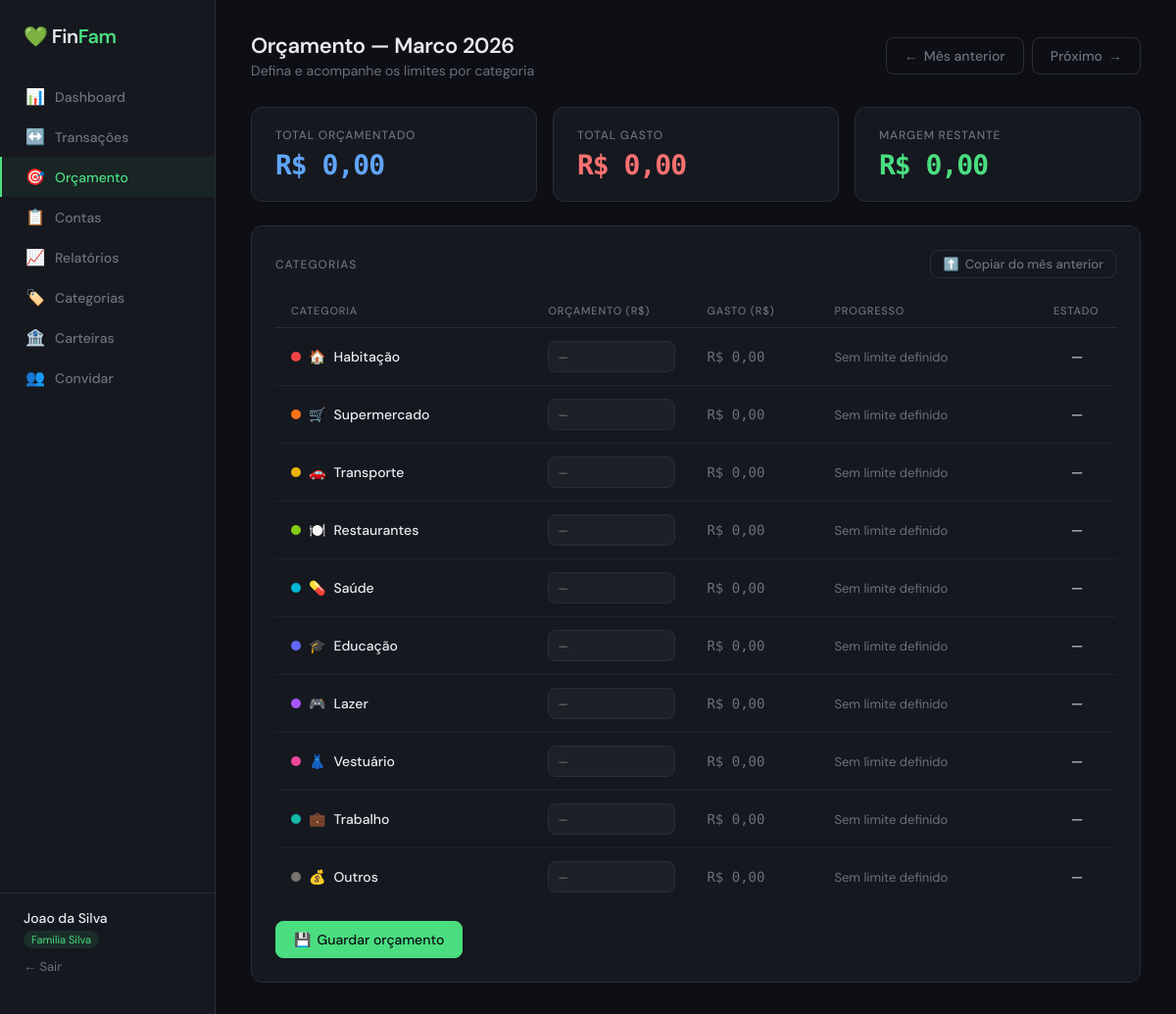
The page /budget (signed in) on the database its author committed.
### app/models.py (models this page shows, shortened)
class User(UserMixin, db.Model):
    __tablename__ = 'users'
    id = db.Column(db.Integer, primary_key=True)
    name = db.Column(db.String(100), nullable=False)
    email = db.Column(db.String(150), unique=True, nullable=False)
    password_hash = db.Column(db.String(256), nullable=False)
    role = db.Column(db.String(10), default='member')  # 'admin' or 'member'
    family_id = db.Column(db.Integer, db.ForeignKey('families.id'), nullable=True)
    created_at = db.Column(db.DateTime, default=datetime.utcnow)
    family = db.relationship('Family', back_populates='members')
    transactions = db.relationship('Transaction', back_populates='user')
    bills = db.relationship('Bill', back_populates='user')
    @property
    def is_admin(self):
        return self.role == 'admin'

class Family(db.Model):
    __tablename__ = 'families'
    id = db.Column(db.Integer, primary_key=True)
    name = db.Column(db.String(100), nullable=False)
    invite_token = db.Column(db.String(64), unique=True, default=lambda: secrets.token_urlsafe(32))
    created_at = db.Column(db.DateTime, default=datetime.utcnow)
    members = db.relationship('User', back_populates='family')
    categories = db.relationship('Category', back_populates='family')
    transactions = db.relationship('Transaction', back_populates='family')
    budgets = db.relationship('Budget', back_populates='family')
    bills = db.relationship('Bill', back_populates='family')
    bank_accounts = db.relationship('BankAccount', back_populates='family')

class Category(db.Model):
    __tablename__ = 'categories'
    id = db.Column(db.Integer, primary_key=True)
    name = db.Column(db.String(80), nullable=False)
    icon = db.Column(db.String(10), default='💰')
    color = db.Column(db.String(7), default='#6366f1')
    family_id = db.Column(db.Integer, db.ForeignKey('families.id'), nullable=False)
    family = db.relationship('Family', back_populates='categories')
    transactions = db.relationship('Transaction', back_populates='category')
    budgets = db.relationship('Budget', back_populates='category')

### app/routes/budget_bills_reports.py (the view)
@budget_bp.route('/budget')
@login_required
def index():
    today = date.today()
    month = request.args.get('month', today.month, type=int)
    year  = request.args.get('year',  today.year,  type=int)
    family_id = current_user.family_id
    categories = Category.query.filter_by(family_id=family_id).all()
    budgets    = {b.category_id: b for b in Budget.query.filter_by(
                    family_id=family_id, month=month, year=year).all()}
    spent_map  = _get_spent_map(family_id, month, year)
    total_budgeted = sum(b.amount for b in budgets.values())
    total_spent    = sum(spent_map.get(c.id, 0) for c in categories)
    alerts = [c for c in categories
              if c.id in budgets and spent_map.get(c.id, 0) > budgets[c.id].amount]
    pm, py = _prev_month(month, year)
    nm, ny = _next_month(month, year)
    return render_template('budget/index.html',
        categories=categories, budgets=budgets, spent_map=spent_map,
        month=month, year=year, month_name=MONTH_NAMES[month-1],
        total_budgeted=total_budgeted, total_spent=total_spent,
        alerts=alerts,
        prev_month=pm, prev_year=py,
        next_month=nm, next_year=ny)

### app/__init__.py (called while the page is built)
def brl(value):
    try:
        v = float(value)
        formatted = f"{abs(v):,.2f}".replace(',', 'X').replace('.', ',').replace('X', '.')
        sign = '-' if v < 0 else ''
        return f"R$ {sign}{formatted}"
    except (TypeError, ValueError):
        return "R$ 0,00"

### app/routes/budget_bills_reports.py (called while the page is built)
def _prev_month(month, year):
    return (12, year - 1) if month == 1 else (month - 1, year)

def _next_month(month, year):
    return (1, year + 1) if month == 12 else (month + 1, year)

def _get_spent_map(family_id, month, year):
    rows = db.session.query(
        Transaction.category_id,
        func.sum(Transaction.amount).label('total')
    ).filter(
        Transaction.family_id == family_id,
        Transaction.type == 'expense',
        extract('month', Transaction.date) == month,
        extract('year', Transaction.date) == year
    ).group_by(Transaction.category_id).all()
    return {r.category_id: r.total for r in rows}

### app/templates/budget/index.html (shortened to what this page needs)
{% extends 'base.html' %}
{% block content %}
<div class="page-header">
  <div>
    <h1 class="page-title">Orçamento — {{ month_name }} {{ year }}</h1>
    <div class="page-subtitle">Defina e acompanhe os limites por categoria</div>
  </div>
  <div class="flex items-center gap-2">
    <a href="{{ url_for('budget.index', month=prev_month, year=prev_year) }}" class="btn btn-ghost"
      hx-get="{{ url_for('budget.index', month=prev_month, year=prev_year) }}" hx-target="#content-container"
      hx-select="#content-container" hx-push-url="true">
      <span aria-hidden="true">←</span> Mês anterior
    </a>
    <a href="{{ url_for('budget.index', month=next_month, year=next_year) }}" class="btn btn-ghost"
      hx-get="{{ url_for('budget.index', month=next_month, year=next_year) }}" hx-target="#content-container"
      hx-select="#content-container" hx-push-url="true">
      Próximo <span aria-hidden="true">→</span>
    </a>
  </div>
</div>
<section class="stats-grid mb-6" aria-label="Resumo do orçamento">
  <div class="stat-card">
    <h2 class="stat-label">Total orçamentado</h2>
    <div class="stat-value text-primary font-bold">{{ total_budgeted|brl }}</div>
  </div>
  <div class="stat-card">
    <h2 class="stat-label">Total gasto</h2>
    <div class="stat-value text-expense font-bold">{{ total_spent|brl }}</div>
  </div>
  <div class="stat-card">
    <h2 class="stat-label">Margem restante</h2>
    {% set margin = total_budgeted - total_spent %}
    <div class="stat-value {% if margin >= 0 %}text-income{% else %}text-expense{% endif %} font-bold">{{ margin|brl }}
    </div>
  </div>
</section>
<section class="card" aria-label="Limites por categoria">
  <div class="card-header">
    <h2 class="card-title no-margin">Categorias</h2>
    <form method="POST" action="{{ url_for('budget.copy_prev') }}" class="mb-0">
      <button type="submit" class="btn btn-ghost btn-sm" aria-label="Copiar orçamentos do mês anterior"
        title="Copiar orçamentos do mês anterior">
        <span aria-hidden="true">⬆️</span> Copiar do mês anterior
      </button>
    </form>
  </div>
  <form method="POST" action="{{ url_for('budget.save') }}">
    <div class="table-responsive">
      <table class="table">
        <thead>
          <tr>
            <th scope="col">Categoria</th>
            <th scope="col" style="width:150px;">Orçamento (R$)</th>
            <th scope="col" style="width:130px;">Gasto (R$)</th>
            <th scope="col">Progresso</th>
            <th scope="col" class="text-center" style="width:80px;">Estado</th>
          </tr>
        </thead>
        <tbody>
          {% for cat in categories %}
          {% set budget = budgets.get(cat.id) %}
          {% set spent = spent_map.get(cat.id, 0) %}
          {% set bval = budget.amount if budget else 0 %}
          {% set pct = [[((spent / bval * 100) if bval > 0 else 0), 0]|max, 100]|min %}
          {% set over = bval > 0 and spent > bval %}
          <tr class="{% if over %}bg-danger-light{% endif %}">
            <td>
              <div class="flex items-center gap-2 font-medium">
                <div class="cat-dot" style="background:{{ cat.color }};" aria-hidden="true"></div>
                <span class="text-base" aria-hidden="true">{{ cat.icon }}</span>
                <span>{{ cat.name }}</span>
              </div>
            </td>
            <td>
              <input type="number" id="budget_{{ cat.id }}" name="budget_{{ cat.id }}" class="form-control mono"
                style="width:130px;padding:7px 10px;" step="0.01" min="0" placeholder="—"
                value="{{ bval|brl if bval else '' }}">
            </td>
            <td class="mono text-base {% if over %}text-expense{% else %}text-muted{% endif %}">
              {{ spent|brl }}
            </td>
            <td style="min-width:140px;">
              {% if bval > 0 %}
              <div class="progress mb-1" role="progressbar" aria-valuenow="{{ pct }}" aria-valuemin="0"
                aria-valuemax="100">
                <div class="progress-bar"
                  style="width:{{ pct }}%;background:{% if pct >= 100 %}var(--expense){% elif pct >= 80 %}var(--warning){% else %}var(--income){% endif %};">
                </div>
              </div>
              <div class="text-xs text-muted mt-1">
                {{ '%.0f'|format(pct) }}%
                {% if bval > 0 %}· resta {{ bval - spent|brl }}{% endif %}
              </div>
              {% else %}
              <span class="text-muted text-sm">Sem limite definido</span>
              {% endif %}
            </td>
            <td class="text-center" aria-label="Status">
              {% if bval == 0 %}
              <span class="text-base" title="Sem orçamento">—</span>
              {% elif over %}
              <span class="text-base" title="Ultrapassado">🔴</span>
              {% elif pct >= 80 %}
              <span class="text-base" title="Atenção">🟡</span>
              {% else %}
              <span class="text-base" title="OK">🟢</span>
              {% endif %}
            </td>
          </tr>
          {% endfor %}
        </tbody>
      </table>
    </div>
    <div class="mt-4">
      <button type="submit" class="btn btn-primary" aria-label="Salvar Orçamento">
        <span aria-hidden="true">💾</span> Guardar orçamento
      </button>
    </div>
  </form>
</section>
{% endblock %}

### app/templates/base.html (shortened to what this page needs)
<!DOCTYPE html>
<html lang="pt">
<head>
  <link rel="stylesheet" href="{{ url_for('static', filename='css/style.css') }}">
</head>
<body hx-ext="preload">
  {% if current_user.is_authenticated %}
  <aside class="sidebar" id="sidebar" role="navigation" aria-label="Menu Principal">
    <div class="sidebar-logo" style="display:flex; justify-content:space-between; width:100%;">
      <div aria-hidden="true">💚 <span>Fin</span>Fam</div>
    </div>
    <nav class="sidebar-nav">
      <a href="{{ url_for('dashboard.index') }}"
        class="nav-item {% if request.endpoint == 'dashboard.index' %}active{% endif %}">
        <span class="icon" aria-hidden="true">📊</span> Dashboard
      </a>
      <a href="{{ url_for('transactions.index') }}"
        class="nav-item {% if 'transactions' in request.endpoint %}active{% endif %}">
        <span class="icon" aria-hidden="true">↔️</span> Transações
      </a>
      <a href="{{ url_for('budget.index') }}" class="nav-item {% if 'budget' in request.endpoint %}active{% endif %}">
        <span class="icon" aria-hidden="true">🎯</span> Orçamento
      </a>
      <a href="{{ url_for('bills.index') }}" class="nav-item {% if 'bills' in request.endpoint %}active{% endif %}">
        <span class="icon" aria-hidden="true">📋</span> Contas
      </a>
      <a href="{{ url_for('reports.index') }}" class="nav-item {% if 'reports' in request.endpoint %}active{% endif %}">
        <span class="icon" aria-hidden="true">📈</span> Relatórios
      </a>
      <a href="{{ url_for('categories.index') }}"
        class="nav-item {% if 'categories' in request.endpoint %}active{% endif %}">
        <span class="icon" aria-hidden="true">🏷️</span> Categorias
      </a>
      <a href="{{ url_for('accounts.index') }}"
        class="nav-item {% if 'accounts' in request.endpoint %}active{% endif %}">
        <span class="icon" aria-hidden="true">🏦</span> Carteiras
      </a>
      {% if current_user.is_admin %}
      <a href="{{ url_for('auth.invite') }}"
        class="nav-item {% if request.endpoint == 'auth.invite' %}active{% endif %}">
        <span class="icon" aria-hidden="true">👥</span> Convidar
      </a>
      {% endif %}
    </nav>
    <div class="sidebar-footer">
      <div class="user-name">{{ current_user.name }}</div>
      {% if current_user.family %}
      <span class="family-badge">{{ current_user.family.name }}</span>
      {% endif %}
      <a href="{{ url_for('auth.logout') }}" class="logout-link">← Sair</a>
    </div>
  </aside>
  {% endif %}
  <main class="main" id="main-content" >
    <div id="content-container">
      {% block content %}{% endblock %}
    </div>
  </main>
</body>
</html>

### rows shown on the page
User: name "Joao da Silva"
Family: family.name "Familia Silva"
Category: icon "🏠", name "Habitação", spent "R$ 0,00"
Category: icon "🛒", name "Supermercado", spent "R$ 0,00"
Category: icon "🚗", name "Transporte", spent "R$ 0,00"
Category: icon "🍽️", name "Restaurantes", spent "R$ 0,00"
Category: icon "💊", name "Saúde", spent "R$ 0,00"
Category: icon "🎓", name "Educação", spent "R$ 0,00"
Category: icon "🎮", name "Lazer", spent "R$ 0,00"
Category: icon "👗", name "Vestuário", spent "R$ 0,00"
Category: icon "💼", name "Trabalho", spent "R$ 0,00"
Category: icon "💰", name "Outros", spent "R$ 0,00"

### other values the page prints
{{ month_name }} "Marco"
{{ year }} "2026"
{{ total_budgeted|brl }} "R$ 0,00"
{{ total_spent|brl }} "R$ 0,00"
{{ margin|brl }} "R$ 0,00"
